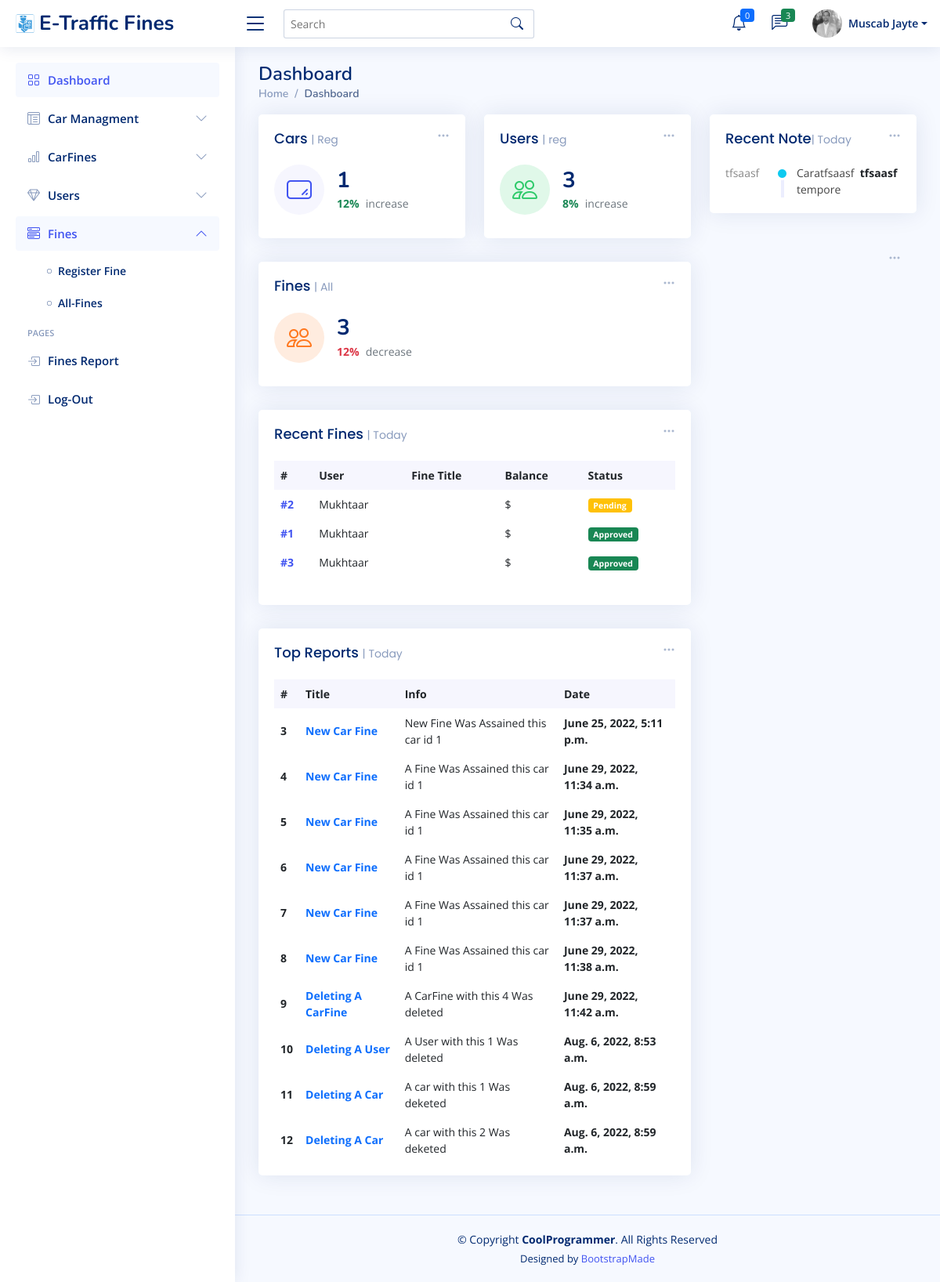
Page / (signed in) on the committed database.
### api/models.py (models this page shows, shortened)
class UserProfile(models.Model):
    user=models.OneToOneField(User,on_delete=models.CASCADE)
    prfileImage=models.ImageField(upload_to='profile',null=True,blank=True)
    fullName=models.CharField(max_length=255)
    password=models.CharField(max_length=255)
    number=models.CharField(max_length=12)
    address=models.CharField(max_length=255,null=True,blank=True)
    job=models.CharField(max_length=255,null=True,blank=True)
    userType=models.CharField(max_length=20)
    dateReg=models.DateTimeField(auto_now=True)
    info=models.TextField(null=True,blank=True)

class Fines(models.Model):
    theCar=models.ForeignKey(Car,on_delete=models.CASCADE)
    theOwner=models.ForeignKey(UserProfile,on_delete=models.CASCADE,null=True,blank=True)
    dateTimeReg=models.DateTimeField()
    imageArea=models.ImageField(upload_to='finesImage',null=True,blank=True)
    desc=models.TextField()
    theFine=models.ForeignKey(FinesReg,on_delete=models.CASCADE)
    fixed=models.BooleanField(default=False)
    balance=models.FloatField(default=0)
    paided=models.BooleanField(default=False)

class Report(models.Model):
    title=models.CharField(max_length=255)
    info=models.TextField(null=True,blank=True)
    dateTimeTr=models.DateTimeField(auto_now=True)

class EmergencyNote(models.Model):
    title=models.CharField(max_length=255)
    carName=models.CharField(max_length=255,null=True,blank=True)
    carPlate=models.CharField(max_length=255,null=True,blank=True)
    imageArea=models.ImageField(upload_to='emergencyImages',null=True,blank=True)
    desc=models.TextField(null=True,blank=True)
    dateR=models.DateTimeField(auto_now=True)

### a_system/views.py (the view)
# urls.py: path('',views.dashboard),
@login_required(login_url='/login/')
def dashboard(request):
    cars=Car.objects.all().count()
    emerg=EmergencyNote.objects.all()
    users=UserProfile.objects.all().count()
    reports=Report.objects.all().order_by('dateTimeTr')
    fines=Fines.objects.all().order_by('dateTimeReg')
    return render(request,'normal_pages/dashboard.html',{'cars':cars,'fines':fines,'users':users,'reports':reports,'emergNote':emerg})

### a_system/views.py (called while the page is built)
def userProfileInfo(request):
    print(request.user)
    if(request.user.pk==None):
        return {
            'userInfo':{}
        }
    elif(request.user.pk==null):
        return {
                'userInfo':{}
            }
    else:
        if(UserProfile.objects.filter(user=User.objects.get(pk=request.user.id)).exists()==True):
            print('exits')
            return {
                'userInfo': UserProfile.objects.get(user=User.objects.get(pk=request.user.id))
            }
        else:
            return {
                'userInfo': ''
            }

### templates/normal_pages/dashboard.html (shortened to what this page needs)
{% extends 'base.html' %}
{% block content %}
<div class="pagetitle">
  <h1>Dashboard</h1>
  <nav>
    <ol class="breadcrumb">
      <li class="breadcrumb-item"><a href="index.html">Home</a></li>
      <li class="breadcrumb-item active">Dashboard</li>
    </ol>
  </nav>
</div>
<section class="section dashboard">
  <div class="row">
    <div class="col-lg-8">
      <div class="row">
        <div class="col-xxl-4 col-md-6">
          <div class="card info-card sales-card">
            <div class="filter">
              <a class="icon" href="#" data-bs-toggle="dropdown"><i class="bi bi-three-dots"></i></a>
            </div>
            <div class="card-body">
              <h5 class="card-title">Cars <span>| Reg</span></h5>
              <div class="d-flex align-items-center">
                <div class="card-icon rounded-circle d-flex align-items-center justify-content-center">
                  <i class="bi bi-textarea-resize"></i>
                </div>
                <div class="ps-3">
                  <h6>{{cars}}</h6>
                  <span class="text-success small pt-1 fw-bold">12%</span> <span
                    class="text-muted small pt-2 ps-1">increase</span>
                </div>
              </div>
            </div>
          </div>
        </div>
        <div class="col-xxl-4 col-md-6">
          <div class="card info-card revenue-card">
            <div class="filter">
              <a class="icon" href="#" data-bs-toggle="dropdown"><i class="bi bi-three-dots"></i></a>
            </div>
            <div class="card-body">
              <h5 class="card-title">Users <span>| reg</span></h5>
              <div class="d-flex align-items-center">
                <div class="card-icon rounded-circle d-flex align-items-center justify-content-center">
                  <i class="bi bi-people"></i>
                </div>
                <div class="ps-3">
                  <h6>{{users}}</h6>
                  <span class="text-success small pt-1 fw-bold">8%</span> <span
                    class="text-muted small pt-2 ps-1">increase</span>
                </div>
              </div>
            </div>
          </div>
        </div>
        <div class="col-xxl-4 col-xl-12">
          <div class="card info-card customers-card">
            <div class="filter">
              <a class="icon" href="#" data-bs-toggle="dropdown"><i class="bi bi-three-dots"></i></a>
            </div>
            <div class="card-body">
              <h5 class="card-title">Fines <span>| All</span></h5>
              <div class="d-flex align-items-center">
                <div class="card-icon rounded-circle d-flex align-items-center justify-content-center">
                  <i class="bi bi-people"></i>
                </div>
                <div class="ps-3">
                  <h6>{{fines.count}}</h6>
                  <span class="text-danger small pt-1 fw-bold">12%</span> <span
                    class="text-muted small pt-2 ps-1">decrease</span>
                </div>
              </div>
            </div>
          </div>
        </div>
        <div class="col-12">
          <div class="card recent-sales overflow-auto">
            <div class="filter">
              <a class="icon" href="#" data-bs-toggle="dropdown"><i class="bi bi-three-dots"></i></a>
            </div>
            <div class="card-body">
              <h5 class="card-title">Recent Fines <span>| Today</span></h5>
              <table class="table table-borderless datatable">
                <thead>
                  <tr>
                    <th scope="col">#</th>
                    <th scope="col">User</th>
                    <th scope="col">Fine Title</th>
                    <th scope="col">Balance</th>
                    <th scope="col">Status</th>
                  </tr>
                </thead>
                <tbody>
                  {% for fine in fines %}
                  {% if fine.fixed %}
                  <tr>
                    <th scope="row"><a href="#">#{{fine.id}}</a></th>
                    <td>{{fine.theOwner.fullName}}</td>
                    <td><a href="#" class="text-primary">{{fine.fineTitle}}</a></td>
                    <td>${{fine.penallyMoney}}</td>
                    <td><span class="badge bg-success">Approved</span></td>
                  </tr>
                  {% else %}
                  <tr>
                    <th scope="row"><a href="#">#{{fine.id}}</a></th>
                    <td>{{fine.theOwner.fullName}}</td>
                    <td><a href="#" class="text-primary">{{fine.fineTitle}}</a></td>
                    <td>${{fine.penallyMoney}}</td>
                    <td><span class="badge bg-warning">Pending</span></td>
                  </tr>
                  {% endif %}
                  {% endfor %}
                </tbody>
              </table>
            </div>
          </div>
        </div>
        <div class="col-12">
          <div class="card top-selling overflow-auto">
            <div class="filter">
              <a class="icon" href="#" data-bs-toggle="dropdown"><i class="bi bi-three-dots"></i></a>
            </div>
            <div class="card-body pb-0">
              <h5 class="card-title">Top Reports <span>| Today</span></h5>
              <table class="table table-borderless">
                <thead>
                  <tr>
                    <th scope="col">#</th>
                    <th scope="col">Title</th>
                    <th scope="col">Info</th>
                    <th scope="col">Date</th>
                  </tr>
                </thead>
                <tbody>
                  {% for report in reports %}
                  <tr>
                    <td class="fw-bold">{{report.id}}</td>
                    <td><a href="#" class="text-primary fw-bold">{{report.title}}</a></td>
                    <td>{{report.info}}</td>
                    <td class="fw-bold">{{report.dateTimeTr}}</td>
                  </tr>
                  {% endfor %}
                </tbody>
              </table>
            </div>
          </div>
        </div>
      </div>
    </div>
    <div class="col-lg-4">
      <div class="card">
        <div class="filter">
          <a class="icon" href="#" data-bs-toggle="dropdown"><i class="bi bi-three-dots"></i></a>
        </div>
        <div class="card-body">
          <h5 class="card-title">Recent Note<span>| Today</span></h5>
          <div class="activity">
            {% for emr in emergNote %}
            <div class="activity-item d-flex">
              <div class="activite-label">{{emr.carPlate}}</div>
              <i class='bi bi-circle-fill activity-badge text-info align-self-start'></i>
              <div class="activity-content">
                {{emr.title}}<a href="#" class="fw-bold text-dark">&nbsp;&nbsp;{{emr.carName}}</a> tempore
              </div>
            </div>
            {% endfor %}
          </div>
        </div>
      </div>
      <div class="card">
        <div class="filter">
          <a class="icon" href="#" data-bs-toggle="dropdown"><i class="bi bi-three-dots"></i></a>
        </div>
      </div>
    </div>
</section>
{% endblock %}

### templates/base.html (shortened to what this page needs)
{% load static %}
<!DOCTYPE html>
<html lang="en">
<head>
  <link href="{% static "vendor/bootstrap/css/bootstrap.min.css" %}" rel="stylesheet">
  <link href="{% static "vendor/bootstrap-icons/bootstrap-icons.css" %}" rel="stylesheet">
  <link href="{% static "vendor/boxicons/css/boxicons.min.css" %}" rel="stylesheet">
  <link href="{% static "vendor/quill/quill.snow.css" %}" rel="stylesheet">
  <link href="{% static "vendor/quill/quill.bubble.css" %}" rel="stylesheet">
  <link href="{% static "vendor/remixicon/remixicon.css" %}" rel="stylesheet">
  <link href="{% static "vendor/simple-datatables/style.css" %}" rel="stylesheet">
  <link href="{% static "css/style.css" %}" rel="stylesheet">
</head>
<body>
  <header id="header" class="header fixed-top d-flex align-items-center">
    <div class="d-flex align-items-center justify-content-between">
      <a href="#" class="logo d-flex align-items-center">
        <img  src="{% static "img/logo.png" %}" alt="">
        <span class="d-none d-lg-block">E-Traffic Fines</span>
      </a>
      <i class="bi bi-list toggle-sidebar-btn" ></i>
    </div>
    <div class="search-bar">
      <form class="search-form d-flex align-items-center" method="POST" action="#">
        <input type="text" name="query" placeholder="Search" title="Enter search keyword">
        <button type="submit" title="Search"><i class="bi bi-search"></i></button>
      </form>
    </div>
    <nav class="header-nav ms-auto">
      <ul class="d-flex align-items-center">
        <li class="nav-item dropdown">
          <a class="nav-link nav-icon" href="#" data-bs-toggle="dropdown">
            <i class="bi bi-bell"></i>
            <span class="badge bg-primary badge-number">0</span>
          </a>
        </li>
        <li class="nav-item dropdown">
          <a class="nav-link nav-icon" href="#" data-bs-toggle="dropdown">
            <i class="bi bi-chat-left-text"></i>
            <span class="badge bg-success badge-number">3</span>
          </a>
        </li>
        <li class="nav-item dropdown pe-3">
          <a class="nav-link nav-profile d-flex align-items-center pe-0" href="#" data-bs-toggle="dropdown">
            <img src="{{userInfo.prfileImage.url}}" alt="Profile" class="rounded-circle">
            <span class="d-none d-md-block dropdown-toggle ps-2">{{userInfo.fullName}}</span>
          </a>
        </li>
      </ul>
    </nav>
  </header>
  <aside id="sidebar" class="sidebar">
    <ul class="sidebar-nav" id="sidebar-nav">
      <li class="nav-item">
        <a class="nav-link " href="/">
          <i class="bi bi-grid"></i>
          <span>Dashboard</span>
        </a>
      </li>
      <li class="nav-item">
        <a class="nav-link collapsed" data-bs-target="#tables-nav" data-bs-toggle="collapse" href="#">
          <i class="bi bi-layout-text-window-reverse"></i><span>Car Managment</span><i class="bi bi-chevron-down ms-auto"></i>
        </a>
      </li>
      <li class="nav-item">
        <a class="nav-link collapsed" data-bs-target="#charts-nav" data-bs-toggle="collapse" href="#">
          <i class="bi bi-bar-chart"></i><span>CarFines</span><i class="bi bi-chevron-down ms-auto"></i>
        </a>
          </li>
        </ul>
      <li class="nav-item">
        <a class="nav-link collapsed" data-bs-target="#icons-nav" data-bs-toggle="collapse" href="#">
          <i class="bi bi-gem"></i><span>Users</span><i class="bi bi-chevron-down ms-auto"></i>
        </a>
      </li>
      <li class="nav-item">
        <a class="nav-link " data-bs-target="#components-nav" data-bs-toggle="collapse" href="#">
          <i class="bi bi-menu-button-wide"></i><span>Fines</span><i class="bi bi-chevron-down ms-auto"></i>
        </a>
        <ul id="components-nav" class="nav-content collapse show" data-bs-parent="#sidebar-nav">
          <li>
            <a href="/fine-reg/">
              <i class="bi bi-circle"></i><span>Register Fine</span>
            </a>
          </li>
          <li>
            <a href="/all_reg_fines/">
              <i class="bi bi-circle"></i><span>All-Fines</span>
            </a>
          </li>
        </ul>
      </li>
      <li class="nav-heading">Pages</li>
      <li class="nav-item">
        <a class="nav-link collapsed" href="/fines_report/">
          <i class="bi bi-box-arrow-in-right"></i>
          <span>Fines Report</span>
        </a>
      </li>
      <li class="nav-item">
        <a class="nav-link collapsed" href="/logout/">
          <i class="bi bi-box-arrow-in-right"></i>
          <span>Log-Out</span>
        </a>
      </li>
  </aside>
  <main id="main" class="main">
    {% block content %}
    {% endblock %}
  </main>
  <footer id="footer" class="footer">
    <div class="copyright">
      &copy; Copyright <strong><span>CoolProgrammer</span></strong>. All Rights Reserved
    </div>
    <div class="credits">
      Designed by <a href="#">BootstrapMade</a>
    </div>
  </footer>
</body>
</html>

### rows in the picture
UserProfile: prfileImage (picture), fullName "Muscab Jayte"
Fines: id "2", theOwner.fullName "Mukhtaar"
Fines: id "1", theOwner.fullName "Mukhtaar"
Fines: id "3", theOwner.fullName "Mukhtaar"
Report: id "3", title "New Car Fine", info "New Fine Was Assained this car id 1", dateTimeTr "June 25, 2022, 5:11 p.m."
Report: id "4", title "New Car Fine", info "A Fine Was Assained this car id 1", dateTimeTr "June 29, 2022, 11:34 a.m."
Report: id "5", title "New Car Fine", info "A Fine Was Assained this car id 1", dateTimeTr "June 29, 2022, 11:35 a.m."
Report: id "6", title "New Car Fine", info "A Fine Was Assained this car id 1", dateTimeTr "June 29, 2022, 11:37 a.m."
Report: id "7", title "New Car Fine", info "A Fine Was Assained this car id 1", dateTimeTr "June 29, 2022, 11:37 a.m."
Report: id "8", title "New Car Fine", info "A Fine Was Assained this car id 1", dateTimeTr "June 29, 2022, 11:38 a.m."
Report: id "9", title "Deleting A CarFine", info "A CarFine with this 4 Was deleted", dateTimeTr "June 29, 2022, 11:42 a.m."
Report: id "10", title "Deleting A User", info "A User with this 1 Was deleted", dateTimeTr "Aug. 6, 2022, 8:53 a.m."
Report: id "11", title "Deleting A Car", info "A car with this 1 Was deketed", dateTimeTr "Aug. 6, 2022, 8:59 a.m."
Report: id "12", title "Deleting A Car", info "A car with this 2 Was deketed", dateTimeTr "Aug. 6, 2022, 8:59 a.m."
EmergencyNote: carPlate "tfsaasf", title "Caratfsaasf", carName "tfsaasf"

### other values in the picture
{{ cars }} "1"
{{ users }} "3"
{{ fines.count }} "3"
